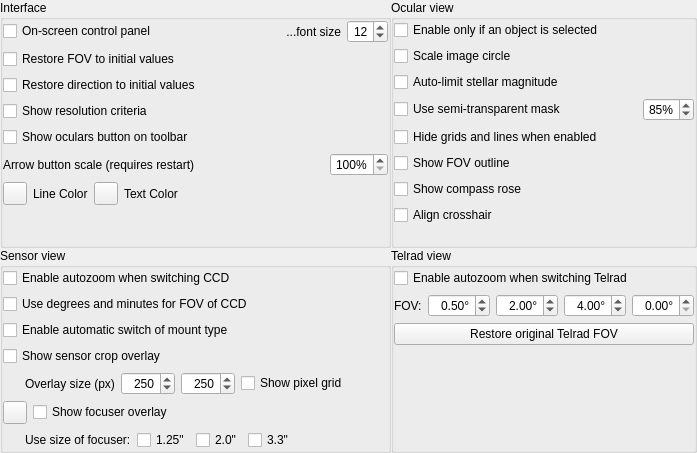
        <widget class="QWidget" name="generalTab">
         <attribute name="title">
          <string>General</string>
         </attribute>
         <layout class="QGridLayout" name="gridLayout_10">
          <property name="leftMargin">
           <number>0</number>
          </property>
          <property name="topMargin">
           <number>0</number>
          </property>
          <property name="rightMargin">
           <number>0</number>
          </property>
          <property name="bottomMargin">
           <number>0</number>
          </property>
          <property name="spacing">
           <number>0</number>
          </property>
          <item row="0" column="0">
           <widget class="QGroupBox" name="groupBoxInterface">
            <property name="title">
             <string>Interface</string>
            </property>
            <layout class="QGridLayout" name="gridLayout_7">
             <property name="leftMargin">
              <number>0</number>
             </property>
             <property name="topMargin">
              <number>0</number>
             </property>
             <property name="rightMargin">
              <number>0</number>
             </property>
             <property name="bottomMargin">
              <number>0</number>
             </property>
             <item row="11" column="0">
              <layout class="QHBoxLayout" name="horizontalLayout_8">
               <item>
                <widget class="QLabel" name="arrowButtonScaleLabel">
                 <property name="toolTip">
                  <string/>
                 </property>
                 <property name="text">
                  <string>Arrow button scale (requires restart)</string>
                 </property>
                </widget>
               </item>
               <item>
                <spacer name="horizontalSpacer_7">
                 <property name="orientation">
                  <enum>Qt::Horizontal</enum>
                 </property>
                 <property name="sizeHint" stdset="0">
                  <size>
                   <width>40</width>
                   <height>20</height>
                  </size>
                 </property>
                </spacer>
               </item>
               <item>
                <widget class="QSpinBox" name="arrowButtonScaleSpinBox">
                 <property name="alignment">
                  <set>Qt::AlignRight|Qt::AlignTrailing|Qt::AlignVCenter</set>
                 </property>
                 <property name="suffix">
                  <string notr="true">%</string>
                 </property>
                 <property name="minimum">
                  <number>100</number>
                 </property>
                 <property name="maximum">
                  <number>250</number>
                 </property>
                </widget>
               </item>
              </layout>
             </item>
             <item row="6" column="0">
              <widget class="QCheckBox" name="checkBoxInitialFOV">
               <property name="toolTip">
                <string>Mark it if you want the FOV value the same like at the startup of Stellarium.</string>
               </property>
               <property name="text">
                <string>Restore FOV to initial values</string>
               </property>
              </widget>
             </item>
             <item row="8" column="0">
              <widget class="QCheckBox" name="checkBoxResolutionCriterion">
               <property name="text">
                <string>Show resolution criteria</string>
               </property>
              </widget>
             </item>
             <item row="3" column="0">
              <layout class="QHBoxLayout" name="guiPanelHorizontalLayout">
               <item>
                <widget class="QCheckBox" name="checkBoxControlPanel">
                 <property name="text">
                  <string>On-screen control panel</string>
                 </property>
                </widget>
               </item>
               <item>
                <spacer name="horizontalSpacer">
                 <property name="orientation">
                  <enum>Qt::Horizontal</enum>
                 </property>
                 <property name="sizeHint" stdset="0">
                  <size>
                   <width>40</width>
                   <height>20</height>
                  </size>
                 </property>
                </spacer>
               </item>
               <item>
                <widget class="QLabel" name="guiFontSizeLabel">
                 <property name="toolTip">
                  <string>Font size of text on on-screen control panel</string>
                 </property>
                 <property name="text">
                  <string>...font size</string>
                 </property>
                 <property name="alignment">
                  <set>Qt::AlignRight|Qt::AlignTrailing|Qt::AlignVCenter</set>
                 </property>
                </widget>
               </item>
               <item>
                <widget class="QSpinBox" name="guiFontSizeSpinBox">
                 <property name="maximumSize">
                  <size>
                   <width>50</width>
                   <height>16777215</height>
                  </size>
                 </property>
                 <property name="toolTip">
                  <string>Font size of text on on-screen control panel</string>
                 </property>
                 <property name="alignment">
                  <set>Qt::AlignRight|Qt::AlignTrailing|Qt::AlignVCenter</set>
                 </property>
                 <property name="minimum">
                  <number>10</number>
                 </property>
                 <property name="maximum">
                  <number>30</number>
                 </property>
                 <property name="value">
                  <number>12</number>
                 </property>
                </widget>
               </item>
              </layout>
             </item>
             <item row="7" column="0">
              <widget class="QCheckBox" name="checkBoxInitialDirection">
               <property name="toolTip">
                <string>Mark it if you want the direction value the same like at the startup of Stellarium.</string>
               </property>
               <property name="text">
                <string>Restore direction to initial values</string>
               </property>
              </widget>
             </item>
             <item row="14" column="0">
              <layout class="QHBoxLayout" name="colorHorizontalLayout">
               <item>
                <widget class="QToolButton" name="lineColorToolButton">
                 <property name="toolTip">
                  <string>Color for ocular circles and sensor frames</string>
                 </property>
                 <property name="text">
                  <string/>
                 </property>
                </widget>
               </item>
               <item>
                <widget class="QLabel" name="lineColorLabel">
                 <property name="text">
                  <string>Line Color</string>
                 </property>
                </widget>
               </item>
               <item>
                <widget class="QToolButton" name="textColorToolButton">
                 <property name="toolTip">
                  <string>Color for text which is shown only when GUI is switched off.</string>
                 </property>
                 <property name="text">
                  <string/>
                 </property>
                </widget>
               </item>
               <item>
                <widget class="QLabel" name="textColorLabel">
                 <property name="text">
                  <string>Text Color</string>
                 </property>
                </widget>
               </item>
               <item>
                <spacer name="colorHorizontalSpacer">
                 <property name="orientation">
                  <enum>Qt::Horizontal</enum>
                 </property>
                 <property name="sizeHint" stdset="0">
                  <size>
                   <width>40</width>
                   <height>20</height>
                  </size>
                 </property>
                </spacer>
               </item>
              </layout>
             </item>
             <item row="9" column="0">
              <widget class="QCheckBox" name="checkBoxToolbarButton">
               <property name="text">
                <string>Show oculars button on toolbar</string>
               </property>
              </widget>
             </item>
             <item row="16" column="0">
              <spacer name="verticalSpacer_7">
               <property name="orientation">
                <enum>Qt::Vertical</enum>
               </property>
               <property name="sizeHint" stdset="0">
                <size>
                 <width>20</width>
                 <height>40</height>
                </size>
               </property>
              </spacer>
             </item>
            </layout>
           </widget>
          </item>
          <item row="0" column="1">
           <widget class="QGroupBox" name="groupBoxOcularOptions">
            <property name="title">
             <string>Ocular view</string>
            </property>
            <layout class="QGridLayout" name="gridLayout_6">
             <property name="leftMargin">
              <number>0</number>
             </property>
             <property name="topMargin">
              <number>0</number>
             </property>
             <property name="rightMargin">
              <number>0</number>
             </property>
             <property name="bottomMargin">
              <number>0</number>
             </property>
             <item row="2" column="0">
              <widget class="QCheckBox" name="scaleImageCircleCheckBox">
               <property name="toolTip">
                <string>Show FOV circles relative to the apparent FOV of the widest-angle ocular</string>
               </property>
               <property name="text">
                <string>Scale image circle</string>
               </property>
              </widget>
             </item>
             <item row="7" column="0">
              <widget class="QCheckBox" name="hideGridsLinesCheckBox">
               <property name="text">
                <string>Hide grids and lines when enabled</string>
               </property>
              </widget>
             </item>
             <item row="0" column="0">
              <widget class="QCheckBox" name="requireSelectionCheckBox">
               <property name="text">
                <string>Enable only if an object is selected</string>
               </property>
              </widget>
             </item>
             <item row="8" column="0">
              <widget class="QCheckBox" name="contourCheckBox">
               <property name="toolTip">
                <string>Show border circle</string>
               </property>
               <property name="text">
                <string>Show FOV outline</string>
               </property>
              </widget>
             </item>
             <item row="3" column="0">
              <widget class="QCheckBox" name="limitStellarMagnitudeCheckBox">
               <property name="toolTip">
                <string>Apply limit for stellar magnitude based on telescope aperture</string>
               </property>
               <property name="text">
                <string>Auto-limit stellar magnitude</string>
               </property>
              </widget>
             </item>
             <item row="11" column="0">
              <spacer name="verticalSpacer_6">
               <property name="orientation">
                <enum>Qt::Vertical</enum>
               </property>
               <property name="sizeHint" stdset="0">
                <size>
                 <width>0</width>
                 <height>5</height>
                </size>
               </property>
              </spacer>
             </item>
             <item row="9" column="0">
              <widget class="QCheckBox" name="cardinalsCheckBox">
               <property name="toolTip">
                <string>Show cardinal directions in equatorial coordinate system</string>
               </property>
               <property name="text">
                <string>Show compass rose</string>
               </property>
              </widget>
             </item>
             <item row="10" column="0">
              <widget class="QCheckBox" name="alignCrosshairCheckBox">
               <property name="toolTip">
                <string>Align the crosshair in equatorial coordinate system</string>
               </property>
               <property name="text">
                <string>Align crosshair</string>
               </property>
              </widget>
             </item>
             <item row="4" column="0">
              <layout class="QHBoxLayout" name="horizontalLayout_15">
               <item>
                <widget class="QCheckBox" name="semiTransparencyCheckBox">
                 <property name="toolTip">
                  <string>In ocular mode, allow some visibility outside ocular circle.</string>
                 </property>
                 <property name="text">
                  <string>Use semi-transparent mask</string>
                 </property>
                </widget>
               </item>
               <item>
                <spacer name="horizontalSpacer_4">
                 <property name="orientation">
                  <enum>Qt::Horizontal</enum>
                 </property>
                 <property name="sizeHint" stdset="0">
                  <size>
                   <width>40</width>
                   <height>20</height>
                  </size>
                 </property>
                </spacer>
               </item>
               <item>
                <widget class="QSpinBox" name="transparencySpinBox">
                 <property name="toolTip">
                  <string>Opacity of semi-transparent mask</string>
                 </property>
                 <property name="alignment">
                  <set>Qt::AlignRight|Qt::AlignTrailing|Qt::AlignVCenter</set>
                 </property>
                 <property name="suffix">
                  <string notr="true">%</string>
                 </property>
                 <property name="minimum">
                  <number>10</number>
                 </property>
                 <property name="maximum">
                  <number>90</number>
                 </property>
                 <property name="value">
                  <number>85</number>
                 </property>
                </widget>
               </item>
              </layout>
             </item>
            </layout>
           </widget>
          </item>
          <item row="1" column="0">
           <widget class="QGroupBox" name="groupBoxSensorOptions">
            <property name="title">
             <string>Sensor view</string>
            </property>
            <layout class="QGridLayout" name="gridLayout_8">
             <property name="leftMargin">
              <number>0</number>
             </property>
             <property name="topMargin">
              <number>0</number>
             </property>
             <property name="rightMargin">
              <number>0</number>
             </property>
             <property name="bottomMargin">
              <number>0</number>
             </property>
             <item row="1" column="0">
              <widget class="QCheckBox" name="checkBoxDMSDegrees">
               <property name="text">
                <string>Use degrees and minutes for FOV of CCD</string>
               </property>
              </widget>
             </item>
             <item row="6" column="0">
              <layout class="QHBoxLayout" name="horizontalLayout_4">
               <item>
                <widget class="QToolButton" name="focuserColorToolButton">
                 <property name="toolTip">
                  <string>Color for focuser overlay line</string>
                 </property>
                </widget>
               </item>
               <item>
                <widget class="QCheckBox" name="checkBoxShowFocuserOverlay">
                 <property name="text">
                  <string>Show focuser overlay</string>
                 </property>
                </widget>
               </item>
              </layout>
             </item>
             <item row="0" column="0">
              <widget class="QCheckBox" name="checkBoxCCDFOVScaling">
               <property name="text">
                <string>Enable autozoom when switching CCD</string>
               </property>
              </widget>
             </item>
             <item row="7" column="0">
              <layout class="QHBoxLayout" name="horizontalLayout_14">
               <item>
                <spacer name="horizontalSpacer_5">
                 <property name="orientation">
                  <enum>Qt::Horizontal</enum>
                 </property>
                 <property name="sizeType">
                  <enum>QSizePolicy::Fixed</enum>
                 </property>
                 <property name="sizeHint" stdset="0">
                  <size>
                   <width>22</width>
                   <height>20</height>
                  </size>
                 </property>
                </spacer>
               </item>
               <item>
                <widget class="QLabel" name="labelFocuserOverlay">
                 <property name="text">
                  <string>Use size of focuser:</string>
                 </property>
                </widget>
               </item>
               <item>
                <widget class="QCheckBox" name="checkBoxUseSmallFocuser">
                 <property name="text">
                  <string notr="true">1.25&quot;</string>
                 </property>
                </widget>
               </item>
               <item>
                <widget class="QCheckBox" name="checkBoxUseMediumFocuser">
                 <property name="text">
                  <string notr="true">2.0&quot;</string>
                 </property>
                </widget>
               </item>
               <item>
                <widget class="QCheckBox" name="checkBoxUseLargeFocuser">
                 <property name="text">
                  <string notr="true">3.3&quot;</string>
                 </property>
                </widget>
               </item>
               <item>
                <spacer name="horizontalSpacer_6">
                 <property name="orientation">
                  <enum>Qt::Horizontal</enum>
                 </property>
                 <property name="sizeHint" stdset="0">
                  <size>
                   <width>40</width>
                   <height>20</height>
                  </size>
                 </property>
                </spacer>
               </item>
              </layout>
             </item>
             <item row="3" column="0">
              <widget class="QCheckBox" name="checkBoxShowCcdCropOverlay">
               <property name="toolTip">
                <string>Enable a rectangular overlay showing the effective size of a number of pixels.</string>
               </property>
               <property name="text">
                <string>Show sensor crop overlay</string>
               </property>
              </widget>
             </item>
             <item row="2" column="0">
              <widget class="QCheckBox" name="checkBoxTypeOfMount">
               <property name="toolTip">
                <string>Enable automatic switch of mount type from the telescope settings for horizontal orientation of CCD frame.</string>
               </property>
               <property name="text">
                <string>Enable automatic switch of mount type</string>
               </property>
              </widget>
             </item>
             <item row="4" column="0">
              <layout class="QHBoxLayout" name="guiSensorPanelHorizontalLayout">
               <item>
                <spacer name="horizontalSpacer_2">
                 <property name="orientation">
                  <enum>Qt::Horizontal</enum>
                 </property>
                 <property name="sizeType">
                  <enum>QSizePolicy::Fixed</enum>
                 </property>
                 <property name="sizeHint" stdset="0">
                  <size>
                   <width>22</width>
                   <height>20</height>
                  </size>
                 </property>
                </spacer>
               </item>
               <item>
                <widget class="QLabel" name="guiCcdCropOverlaySizeLabel">
                 <property name="text">
                  <string>Overlay size (px)</string>
                 </property>
                </widget>
               </item>
               <item>
                <widget class="QSpinBox" name="guiCcdCropOverlayHSizeSpinBox">
                 <property name="sizePolicy">
                  <sizepolicy hsizetype="Maximum" vsizetype="Fixed">
                   <horstretch>0</horstretch>
                   <verstretch>0</verstretch>
                  </sizepolicy>
                 </property>
                 <property name="maximumSize">
                  <size>
                   <width>70</width>
                   <height>16777215</height>
                  </size>
                 </property>
                 <property name="toolTip">
                  <string>Horizontal size (width)</string>
                 </property>
                 <property name="alignment">
                  <set>Qt::AlignRight|Qt::AlignTrailing|Qt::AlignVCenter</set>
                 </property>
                 <property name="minimum">
                  <number>1</number>
                 </property>
                 <property name="maximum">
                  <number>6000</number>
                 </property>
                 <property name="value">
                  <number>250</number>
                 </property>
                </widget>
               </item>
               <item>
                <widget class="QSpinBox" name="guiCcdCropOverlayVSizeSpinBox">
                 <property name="sizePolicy">
                  <sizepolicy hsizetype="Maximum" vsizetype="Fixed">
                   <horstretch>0</horstretch>
                   <verstretch>0</verstretch>
                  </sizepolicy>
                 </property>
                 <property name="maximumSize">
                  <size>
                   <width>70</width>
                   <height>16777215</height>
                  </size>
                 </property>
                 <property name="toolTip">
                  <string>Vertical size (height)</string>
                 </property>
                 <property name="alignment">
                  <set>Qt::AlignRight|Qt::AlignTrailing|Qt::AlignVCenter</set>
                 </property>
                 <property name="minimum">
                  <number>1</number>
                 </property>
                 <property name="maximum">
                  <number>6000</number>
                 </property>
                 <property name="value">
                  <number>250</number>
                 </property>
                </widget>
               </item>
               <item>
                <widget class="QCheckBox" name="checkBoxShowCcdCropOverlayPixelGrid">
                 <property name="toolTip">
                  <string>Enable pixel grid of sensor binned pixels within sensor crop overlay.</string>
                 </property>
                 <property name="text">
                  <string>Show pixel grid</string>
                 </property>
                </widget>
               </item>
               <item>
                <spacer name="horizontalSpacer_3">
                 <property name="orientation">
                  <enum>Qt::Horizontal</enum>
                 </property>
                 <property name="sizeHint" stdset="0">
                  <size>
                   <width>40</width>
                   <height>20</height>
                  </size>
                 </property>
                </spacer>
               </item>
              </layout>
             </item>
            </layout>
           </widget>
          </item>
          <item row="1" column="1">
           <widget class="QGroupBox" name="groupBoxTelradOptions">
            <property name="title">
             <string>Telrad view</string>
            </property>
            <property name="alignment">
             <set>Qt::AlignLeading|Qt::AlignLeft|Qt::AlignTop</set>
            </property>
            <layout class="QGridLayout" name="gridLayout_9">
             <property name="leftMargin">
              <number>0</number>
             </property>
             <property name="topMargin">
              <number>0</number>
             </property>
             <property name="rightMargin">
              <number>0</number>
             </property>
             <property name="bottomMargin">
              <number>0</number>
             </property>
             <item row="1" column="0">
              <layout class="QHBoxLayout" name="horizontalLayout">
               <item>
                <widget class="QLabel" name="labelTelradFOV">
                 <property name="toolTip">
                  <string/>
                 </property>
                 <property name="text">
                  <string comment="abbreviation">FOV:</string>
                 </property>
                 <property name="alignment">
                  <set>Qt::AlignLeading|Qt::AlignLeft|Qt::AlignVCenter</set>
                 </property>
                </widget>
               </item>
               <item>
                <widget class="QDoubleSpinBox" name="doubleSpinBoxTelradFOV1">
                 <property name="maximumSize">
                  <size>
                   <width>80</width>
                   <height>16777215</height>
                  </size>
                 </property>
                 <property name="toolTip">
                  <string>FOV for circle 1</string>
                 </property>
                 <property name="alignment">
                  <set>Qt::AlignRight|Qt::AlignTrailing|Qt::AlignVCenter</set>
                 </property>
                 <property name="suffix">
                  <string notr="true">°</string>
                 </property>
                 <property name="minimum">
                  <double>0.000000000000000</double>
                 </property>
                 <property name="maximum">
                  <double>28.000000000000000</double>
                 </property>
                 <property name="singleStep">
                  <double>0.100000000000000</double>
                 </property>
                 <property name="value">
                  <double>0.500000000000000</double>
                 </property>
                </widget>
               </item>
               <item>
                <widget class="QDoubleSpinBox" name="doubleSpinBoxTelradFOV2">
                 <property name="sizePolicy">
                  <sizepolicy hsizetype="Fixed" vsizetype="Fixed">
                   <horstretch>0</horstretch>
                   <verstretch>0</verstretch>
                  </sizepolicy>
                 </property>
                 <property name="maximumSize">
                  <size>
                   <width>80</width>
                   <height>16777215</height>
                  </size>
                 </property>
                 <property name="toolTip">
                  <string>FOV for circle 2</string>
                 </property>
                 <property name="alignment">
                  <set>Qt::AlignRight|Qt::AlignTrailing|Qt::AlignVCenter</set>
                 </property>
                 <property name="suffix">
                  <string notr="true">°</string>
                 </property>
                 <property name="minimum">
                  <double>0.000000000000000</double>
                 </property>
                 <property name="maximum">
                  <double>28.000000000000000</double>
                 </property>
                 <property name="singleStep">
                  <double>0.100000000000000</double>
                 </property>
                 <property name="value">
                  <double>2.000000000000000</double>
                 </property>
                </widget>
               </item>
               <item>
                <widget class="QDoubleSpinBox" name="doubleSpinBoxTelradFOV3">
                 <property name="sizePolicy">
                  <sizepolicy hsizetype="Fixed" vsizetype="Fixed">
                   <horstretch>0</horstretch>
                   <verstretch>0</verstretch>
                  </sizepolicy>
                 </property>
                 <property name="maximumSize">
                  <size>
                   <width>80</width>
                   <height>16777215</height>
                  </size>
                 </property>
                 <property name="toolTip">
                  <string>FOV for circle 3</string>
                 </property>
                 <property name="alignment">
                  <set>Qt::AlignRight|Qt::AlignTrailing|Qt::AlignVCenter</set>
                 </property>
                 <property name="suffix">
                  <string notr="true">°</string>
                 </property>
                 <property name="minimum">
                  <double>0.000000000000000</double>
                 </property>
                 <property name="maximum">
                  <double>28.000000000000000</double>
                 </property>
                 <property name="singleStep">
                  <double>0.100000000000000</double>
                 </property>
                 <property name="value">
                  <double>4.000000000000000</double>
                 </property>
                </widget>
               </item>
               <item>
                <widget class="QDoubleSpinBox" name="doubleSpinBoxTelradFOV4">
                 <property name="sizePolicy">
                  <sizepolicy hsizetype="Fixed" vsizetype="Fixed">
                   <horstretch>0</horstretch>
                   <verstretch>0</verstretch>
                  </sizepolicy>
                 </property>
                 <property name="maximumSize">
                  <size>
                   <width>80</width>
                   <height>16777215</height>
                  </size>
                 </property>
                 <property name="toolTip">
                  <string>FOV for circle 4</string>
                 </property>
                 <property name="alignment">
                  <set>Qt::AlignRight|Qt::AlignTrailing|Qt::AlignVCenter</set>
                 </property>
                 <property name="suffix">
                  <string notr="true">°</string>
                 </property>
                 <property name="maximum">
                  <double>30.000000000000000</double>
                 </property>
                 <property name="singleStep">
                  <double>0.100000000000000</double>
                 </property>
                </widget>
               </item>
              </layout>
             </item>
             <item row="4" column="0">
              <widget class="QPushButton" name="pushButtonRestoreTelradFOV">
               <property name="text">
                <string>Restore original Telrad FOV</string>
               </property>
              </widget>
             </item>
             <item row="5" column="0">
              <spacer name="verticalSpacer_5">
               <property name="orientation">
                <enum>Qt::Vertical</enum>
               </property>
               <property name="sizeHint" stdset="0">
                <size>
                 <width>0</width>
                 <height>0</height>
                </size>
               </property>
              </spacer>
             </item>
             <item row="0" column="0">
              <widget class="QCheckBox" name="checkBoxTelradFOVScaling">
               <property name="text">
                <string>Enable autozoom when switching Telrad</string>
               </property>
              </widget>
             </item>
            </layout>
           </widget>
          </item>
          <item row="2" column="0" colspan="2">
           <spacer name="verticalSpacer_3">
            <property name="orientation">
             <enum>Qt::Vertical</enum>
            </property>
            <property name="sizeHint" stdset="0">
             <size>
              <width>0</width>
              <height>0</height>
             </size>
            </property>
           </spacer>
          </item>
         </layout>
        </widget>
